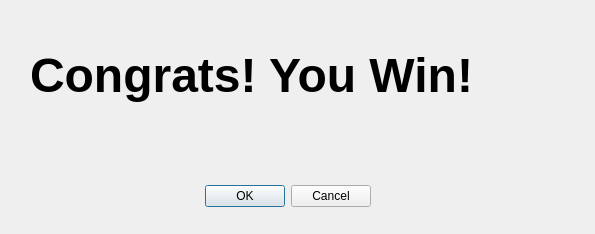
<?xml version="1.0" encoding="UTF-8"?>
<ui version="4.0">
 <class>WinningDialog</class>
 <widget class="QDialog" name="WinningDialog">
  <property name="geometry">
   <rect>
    <x>0</x>
    <y>0</y>
    <width>595</width>
    <height>234</height>
   </rect>
  </property>
  <property name="windowTitle">
   <string>Dialog</string>
  </property>
  <widget class="QDialogButtonBox" name="buttonBox">
   <property name="geometry">
    <rect>
     <x>30</x>
     <y>180</y>
     <width>341</width>
     <height>32</height>
    </rect>
   </property>
   <property name="orientation">
    <enum>Qt::Horizontal</enum>
   </property>
   <property name="standardButtons">
    <set>QDialogButtonBox::Cancel|QDialogButtonBox::Ok</set>
   </property>
  </widget>
  <widget class="QLabel" name="label">
   <property name="geometry">
    <rect>
     <x>30</x>
     <y>40</y>
     <width>571</width>
     <height>71</height>
    </rect>
   </property>
   <property name="font">
    <font>
     <pointsize>36</pointsize>
     <bold>true</bold>
    </font>
   </property>
   <property name="text">
    <string>Congrats! You Win!</string>
   </property>
  </widget>
 </widget>
 <resources/>
 <connections>
  <connection>
   <sender>buttonBox</sender>
   <signal>accepted()</signal>
   <receiver>WinningDialog</receiver>
   <slot>accept()</slot>
   <hints>
    <hint type="sourcelabel">
     <x>248</x>
     <y>254</y>
    </hint>
    <hint type="destinationlabel">
     <x>157</x>
     <y>274</y>
    </hint>
   </hints>
  </connection>
  <connection>
   <sender>buttonBox</sender>
   <signal>rejected()</signal>
   <receiver>WinningDialog</receiver>
   <slot>reject()</slot>
   <hints>
    <hint type="sourcelabel">
     <x>316</x>
     <y>260</y>
    </hint>
    <hint type="destinationlabel">
     <x>286</x>
     <y>274</y>
    </hint>
   </hints>
  </connection>
 </connections>
</ui>
